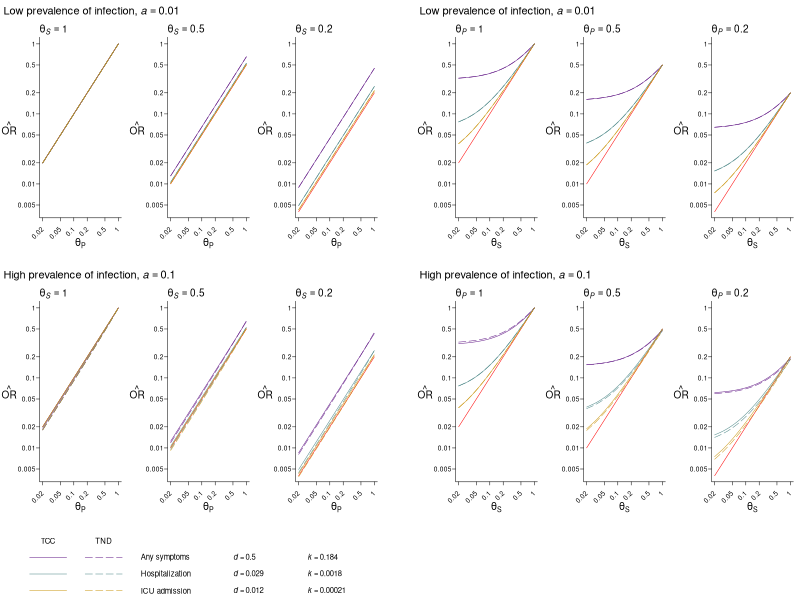
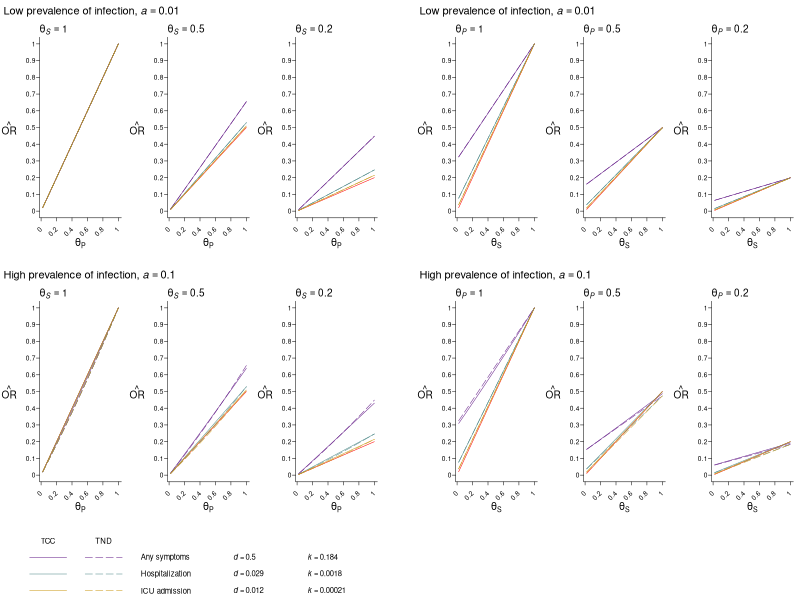

These charts were generated, in order, by the following R code:
theta1 = c(1,0.5,0.2)
theta2 = seq(0.02,1,0.01)



ks = c(0.184,0.655*897961/330e6,0.682*103900/330e6)
### prev any symptom among uninfected in fw study (https://www.medrxiv.org/content/10.1101/2020.12.27.20248894v1.full.pdf+html)
### hosp beds at normal 65.5% occupancy (https://www.cdc.gov/nchs/data/hus/2017/089.pdf)
### icu beds at normal 68.2% occupany (https://www.ncbi.nlm.nih.gov/pmc/articles/PMC5520980/)

ds = c(0.5,0.029,0.029*0.407)
### prob any symptoms (assume 50%)
### prob hospital (salje science 2.9%)
### prob ICU (lewnard bmj 40.7% given hosp)

as = c(0.01,0.1)


### index: shed/prog, as, k/ds, thetas
estsTND1 = estsTCC1 = estsTND2 = estsTCC2 = array(NA,dim=c(3,3,3,length(theta2)))

for (i in 1:3){
   for (j in 1:2){
     for (k in 1:3){
       for (l in 1:dim(estsTND1)[4]){
 
         thetaP1 = theta1[i]
         thetaS1 = theta2[l]
         
         thetaP2 = theta2[l]
         thetaS2 = theta1[i]
         
         a = as[j]; d = ds[k]; n = ks[k]
         
         estsTCC1[i,j,k,l] = 1 - thetaS1*(thetaP1*d + (1-thetaP1*d)*n)*(1-a*d)/((1-thetaS1*thetaP1*a*d)*(d+(1-d)*n))
         estsTCC2[i,j,k,l] = 1 - thetaS2*(thetaP2*d + (1-thetaP2*d)*n)*(1-a*d)/((1-thetaS2*thetaP2*a*d)*(d+(1-d)*n))
         
         estsTND1[i,j,k,l] = 1 - thetaS1*(thetaP1*d + (1-thetaP1*d)*n)*(1-a)/((1-thetaS1*a)*(d+(1-d)*n))
         estsTND2[i,j,k,l] = 1 - thetaS2*(thetaP2*d + (1-thetaP2*d)*n)*(1-a)/((1-thetaS2*a)*(d+(1-d)*n))
       }
     }
   }
}


trueVE = array(NA,dim=c(3,dim(estsTND1)[4]))
for (i in 1:3){
  trueVE[i,] = 1 - theta1[i]*theta2
}




setwd('~/Dropbox/covid tnd')

pdf(file='fig1.pdf',height=4,width=6.5)
layout(matrix(c(rep(14,3),18,rep(16,3),
              1,3,5,18,2,4,6,
              rep(15,3),18,rep(17,3),
              7,9,11,18,8,10,12,
              rep(13,7)),nrow=5,ncol=7,byrow=T),heights=c(0.1,1,0.1,1,0.3),widths=c(rep(1,3),0.25,rep(1,3)))
xs = 1-theta2
par(lwd=0.5)
par(tck=-0.04)
par(mgp=c(3,0.3,0))
par(mar=c(3.5,3,1,0.5))
cols = c('darkorchid4','darkslategray4','goldenrod3')

plot.fn = function(objTCC,objTND,lab,i,j,ymin,ymax){
  plot(y=trueVE[i,],x=log(1-xs),type='n',axes=F,ann=F,ylim=c(ymin,ymax))
  lines(y=log(1-trueVE[i,]),x=log(1-xs),col='red')
  for (k in 1:3){
    lines(y=objTCC[i,j,k,],x=log(1-xs),col=cols[k])
    lines(y=objTND[i,j,k,],x=log(1-xs),col=cols[k],lty=5)
  }
  if (lab=='S'){
    if (i==1){
      mtext(expression(theta[italic(S)]==1),adj=0,cex=0.6)    
    } else{
      if (i==2){
        mtext(expression(theta[italic(S)]==0.5),adj=0,cex=0.6)
      } else{
        mtext(expression(theta[italic(S)]==0.2),adj=0,cex=0.6)
      }
    }
    mtext(side=1,line=1.5,expression(theta[P]),cex=0.6)
  } else{
    if (i==1){
      mtext(expression(theta[italic(P)]==1),adj=0,cex=0.6)    
    } else{
      if (i==2){
        mtext(expression(theta[italic(P)]==0.5),adj=0,cex=0.6)
      } else{
        mtext(expression(theta[italic(P)]==0.2),adj=0,cex=0.6)
      }
    }
    mtext(side=1,line=1.5,expression(theta[S]),cex=0.6)
  }
  box(bty='l')
  axis(side=1,at=log(c(0.01,0.02,0.05,0.1,0.2,0.5,1)),labels=NA,lwd=0,lwd.ticks=0.5)
  axis(side=2,at=log(c(0.005,0.01,0.02,0.05,0.1,0.2,0.5,1)),
       labels=c(0.005,0.01,0.02,0.05,0.1,0.2,0.5,1),
       lwd=0,lwd.ticks=0.5,cex.axis=0.6,las=1)
  text(x=log(c(0.02,0.05,0.1,0.2,0.5,1)),
       c(0.02,0.05,0.1,0.2,0.5,1),y=1.1*ymin,adj=1,srt=45,xpd=T,cex=0.6)
  #mtext(side=2,expression(paste(1-hat(VE),', %',sep='')),cex=0.6,line=1.25)
  mtext(side=2,expression(hat(OR)),cex=0.6,line=1.75,las=1)
}

for (j in 1:2){
  for (i in 1:3){
    plot.fn(objTCC=log(1-estsTCC1),objTND=log(1-estsTND1),i=i,j=j,lab='S',ymin=-5.5,ymax=0)
    plot.fn(objTCC=log(1-estsTCC2),objTND=log(1-estsTND2),i=i,j=j,lab='P',ymin=-5.5,ymax=0)
  }
}

par(mar=c(0,0,0,0))
plot(1,type='n',axes=F,ann=F,ylim=c(0,1),xlim=c(0,1))
ys = c(0.6,0.35,0.1)
for (i in 1:3){
  lines(x=c(0,0.05),y=rep(ys[i],2),col=cols[i])
  lines(x=c(0.075,0.125),y=rep(ys[i],2),col=cols[i],lty=5)
}
text(x=c(0.025,0.1),y=0.85,c('TCC','TND'),cex=0.7)
text(x=0.15,y=ys,c('Any symptoms','Hospitalization','ICU admission'),adj=0,cex=0.7)
text(x=0.275,y=ys+0.01,c(expression(italic(d)==0.5),expression(italic(d)==0.029),expression(italic(d)==0.012)),adj=0,cex=0.7)
text(x=0.375,y=ys+0.01,c(expression(italic(k)==0.184),expression(italic(k)==0.0018),expression(italic(k)==0.00021)),adj=0,cex=0.7)

for (i in 1:2){
  plot(1,type='n',axes=F,ann=F,ylim=c(0,1),xlim=c(0,1))
  text(x=-0.03,y=0.5,expression(paste('Low prevalence of infection, ',italic(a)==0.01,sep='')),adj=0,cex=1,xpd=T)
  plot(1,type='n',axes=F,ann=F,ylim=c(0,1),xlim=c(0,1))
  text(x=-0.03,y=0.5,expression(paste('High prevalence of infection, ',italic(a)==0.1,sep='')),adj=0,cex=1,xpd=T)
}

dev.off()







pdf(file='fig s1.pdf',height=4,width=6.5)
layout(matrix(c(rep(14,3),18,rep(16,3),
                1,3,5,18,2,4,6,
                rep(15,3),18,rep(17,3),
                7,9,11,18,8,10,12,
                rep(13,7)),nrow=5,ncol=7,byrow=T),heights=c(0.1,1,0.1,1,0.3),widths=c(rep(1,3),0.25,rep(1,3)))
xs = 1-theta2
par(lwd=0.5)
par(tck=-0.04)
par(mgp=c(3,0.3,0))
par(mar=c(3.5,3,1,0.5))
cols = c('darkorchid4','darkslategray4','goldenrod3')

plot.fn = function(objTCC,objTND,lab,i,j,ymin,ymax){
  plot(y=trueVE[i,],x=(1-xs),type='n',axes=F,ann=F,ylim=c(ymin,ymax))
  lines(y=(1-trueVE[i,]),x=(1-xs),col='red')
  for (k in 1:3){
    lines(y=objTCC[i,j,k,],x=(1-xs),col=cols[k])
    lines(y=objTND[i,j,k,],x=(1-xs),col=cols[k],lty=5)
  }
  if (lab=='S'){
    if (i==1){
      mtext(expression(theta[italic(S)]==1),adj=0,cex=0.6)    
    } else{
      if (i==2){
        mtext(expression(theta[italic(S)]==0.5),adj=0,cex=0.6)
      } else{
        mtext(expression(theta[italic(S)]==0.2),adj=0,cex=0.6)
      }
    }
    mtext(side=1,line=1.5,expression(theta[P]),cex=0.6)
  } else{
    if (i==1){
      mtext(expression(theta[italic(P)]==1),adj=0,cex=0.6)    
    } else{
      if (i==2){
        mtext(expression(theta[italic(P)]==0.5),adj=0,cex=0.6)
      } else{
        mtext(expression(theta[italic(P)]==0.2),adj=0,cex=0.6)
      }
    }
    mtext(side=1,line=1.5,expression(theta[S]),cex=0.6)
  }
  box(bty='l')
  axis(side=1,at=seq(0,1,0.2),labels=NA,lwd=0,lwd.ticks=0.5)
  axis(side=2,at=seq(0,1,0.1),
       labels=seq(0,1,0.1),
       lwd=0,lwd.ticks=0.5,cex.axis=0.6,las=1)
  text(x=seq(0,1,0.2),
       seq(0,1,0.2),y=ymin-0.1*ymax,adj=1,srt=45,xpd=T,cex=0.6)
  #mtext(side=2,expression(paste(1-hat(VE),', %',sep='')),cex=0.6,line=1.25)
  mtext(side=2,expression(hat(OR)),cex=0.6,line=1.75,las=1)
}

for (j in 1:2){
  for (i in 1:3){
    plot.fn(objTCC=(1-estsTCC1),objTND=(1-estsTND1),i=i,j=j,lab='S',ymin=0,ymax=1)
    plot.fn(objTCC=(1-estsTCC2),objTND=(1-estsTND2),i=i,j=j,lab='P',ymin=0,ymax=1)
  }
}

par(mar=c(0,0,0,0))
plot(1,type='n',axes=F,ann=F,ylim=c(0,1),xlim=c(0,1))
ys = c(0.6,0.35,0.1)
for (i in 1:3){
  lines(x=c(0,0.05),y=rep(ys[i],2),col=cols[i])
  lines(x=c(0.075,0.125),y=rep(ys[i],2),col=cols[i],lty=5)
}
text(x=c(0.025,0.1),y=0.85,c('TCC','TND'),cex=0.7)
text(x=0.15,y=ys,c('Any symptoms','Hospitalization','ICU admission'),adj=0,cex=0.7)
text(x=0.275,y=ys+0.01,c(expression(italic(d)==0.5),expression(italic(d)==0.029),expression(italic(d)==0.012)),adj=0,cex=0.7)
text(x=0.375,y=ys+0.01,c(expression(italic(k)==0.184),expression(italic(k)==0.0018),expression(italic(k)==0.00021)),adj=0,cex=0.7)

for (i in 1:2){
  plot(1,type='n',axes=F,ann=F,ylim=c(0,1),xlim=c(0,1))
  text(x=-0.03,y=0.5,expression(paste('Low prevalence of infection, ',italic(a)==0.01,sep='')),adj=0,cex=1,xpd=T)
  plot(1,type='n',axes=F,ann=F,ylim=c(0,1),xlim=c(0,1))
  text(x=-0.03,y=0.5,expression(paste('High prevalence of infection, ',italic(a)==0.1,sep='')),adj=0,cex=1,xpd=T)
}

dev.off()
